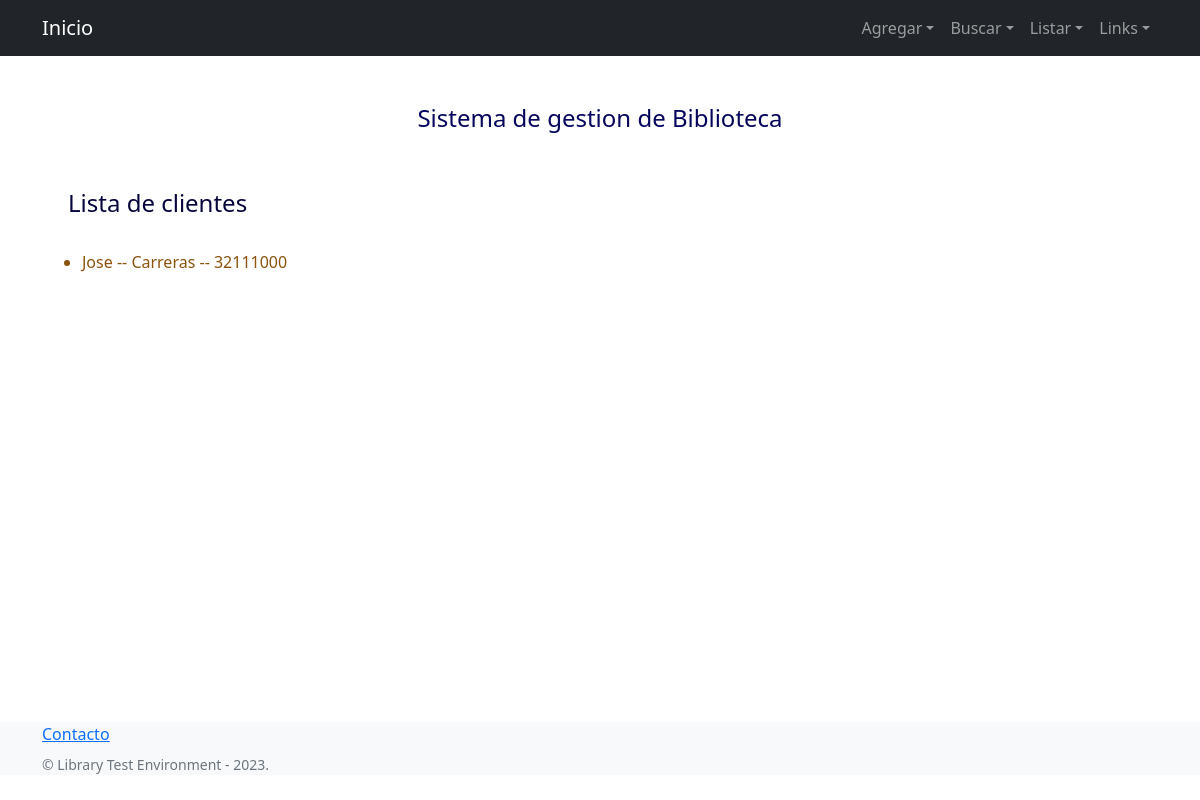
The page /AppLibrary/listaClientes/ on the database as committed earlier.
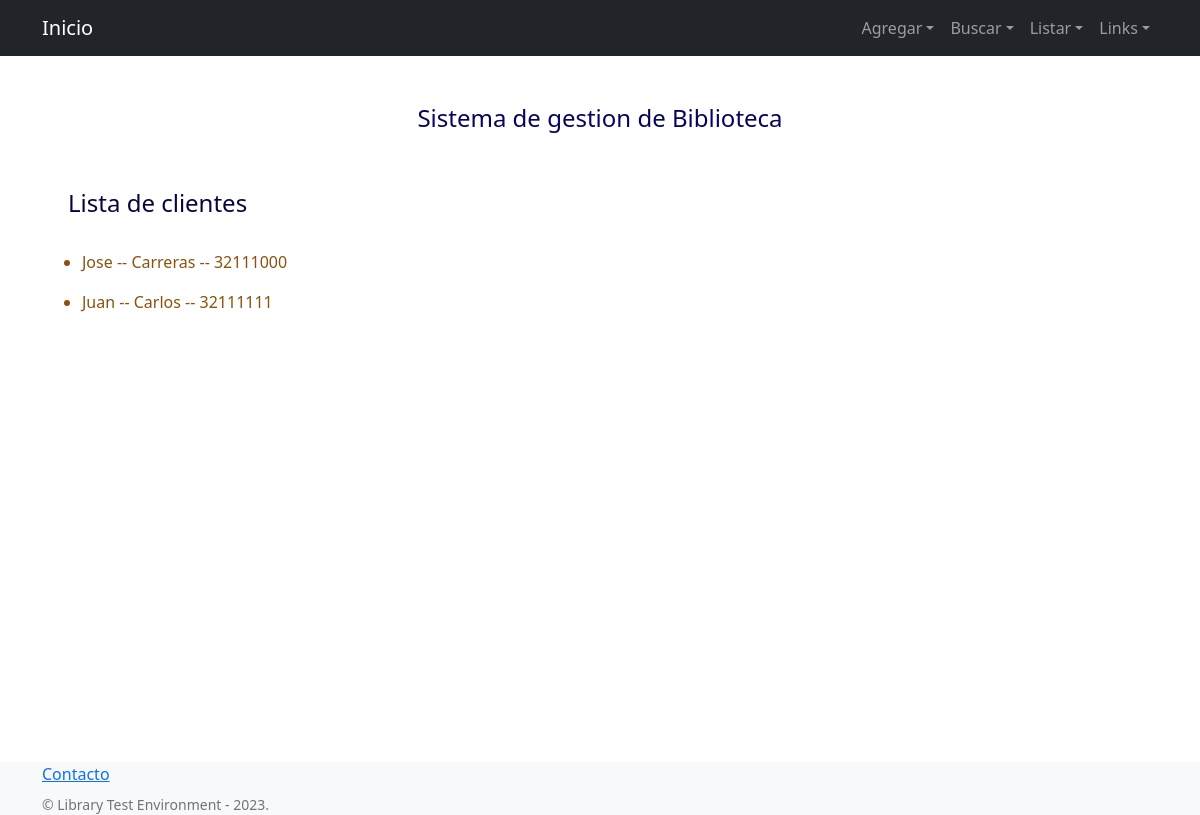
The same page on the database as committed later.
### AppLibrary/models.py (models this page shows, shortened)
class Cliente(models.Model):
    nombre = models.CharField(max_length=50)
    apellido = models.CharField(max_length=50, null=True)
    dni = models.IntegerField()

### AppLibrary/views.py (the view)
# urls.py: path('listaClientes/',listaClientes, name="Clientes"),
def listaClientes(request):
    listaClientes=Cliente.objects.all()
    return render(request, "listaClientes.html", {"listaClientes":listaClientes})

### AppLibrary/templates/listaClientes.html
{% extends 'padre.html' %}
{% block contenidoQueCambia %}
    <br>
    <div class="titulo_listas">
    <h4> Lista de clientes </h4>
    <br>
   </div>
    <div class="listas">
     {% for cliente in listaClientes %}
        <ul >
            <li > {{cliente.nombre}} -- {{cliente.apellido}} -- {{cliente.dni}} </li>
        </ul>
    {% endfor %}
    </div>
{% endblock contenidoQueCambia %}

Rows that differ between the two databases and show on the page:
added Cliente: nombre "Juan", apellido "Carlos", dni "32111111"
